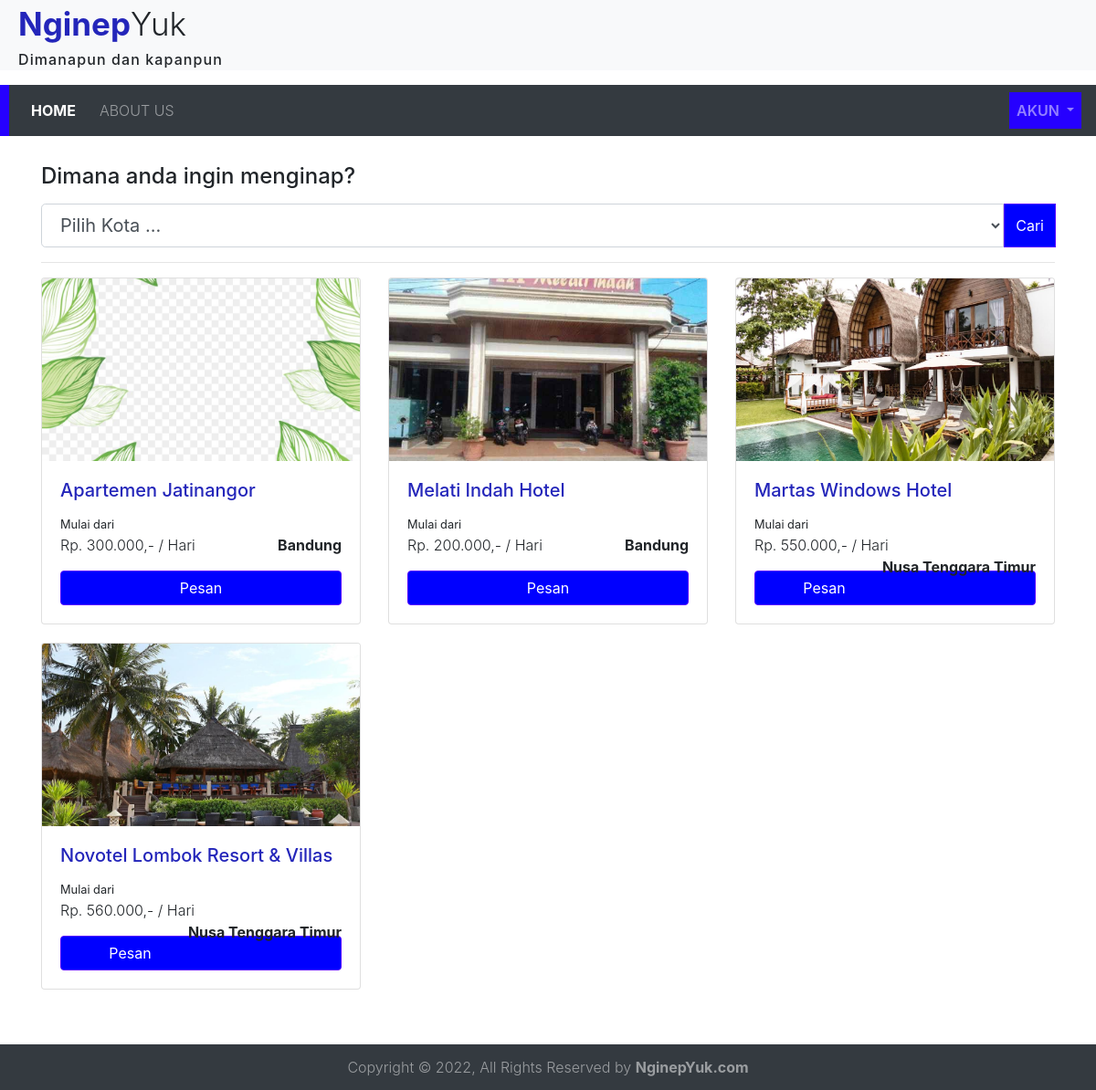
The page /index.php/order/apartements on the database its author committed.
### tables this page shows
CREATE TABLE `apartemen` (
  `id_apartemen` int(11) NOT NULL,
  `nama_apartemen` varchar(200) NOT NULL,
  `id_kota` int(11) NOT NULL,
  `harga` double NOT NULL,
  `harga_bulan` double NOT NULL,
  `harga_tahun` double NOT NULL,
  `foto` tinytext NOT NULL
);

CREATE TABLE `kota` (
  `id_kota` int(11) NOT NULL,
  `nama_kota` varchar(200) NOT NULL
);

### application/controllers/Order.php (called while the page is built, shortened)
<?php
class Order extends CI_Controller {
	public function apartements()
	{
		if(isset($_GET['id_kota'])){
			$data['list'] = $this->m_general->gDataJW('apartemen','kota','id_kota',array('apartemen.id_kota'=>$_GET['id_kota']))->result();
		}else{
			$data['list'] = $this->m_general->gDataJ('apartemen','kota','id_kota')->result();
		}
		$data['kota'] = $this->m_general->gDataA('kota')->result();
		$this->load->view('src/header',$data);
		$this->load->view('apartements',$data);
		$this->load->view('src/footer');
	}
}

### index.php (called while the page is built, shortened)
<?php
require_once BASEPATH.'core/CodeIgniter.php';

### application/models/M_general.php (called while the page is built, shortened)
<?php
class M_General extends CI_Model{
	public function gDataJ($table,$ref,$column){
		$this->db->join($ref,''.$ref.'.'.$column.'='.$table.'.'.$column.'');
		$query = $this->db->get($table);
        return $query;
	}
}

### application/helpers/tanggalindo_helper.php (called while the page is built, shortened)
<?php  if ( ! defined('BASEPATH')) exit('No direct script access allowed');
if( ! function_exists('rupiah')){
    function rupiah($angka)
    {
     $jadi="Rp. ".number_format($angka,0,',','.').",-";
     return $jadi;
 }
}

### application/views/apartements.php (the view, shortened to what this page needs)
<div class="container" style="margin-top: 30px;">
	<label for="validationDefaultUsername"><h4>Dimana anda ingin menginap?</h4></label>
	<form class="form-inline">
		<div class="input-group" style="width: 100%">
			<select name="id_kota" class="form-control form-control-lg">
				<option value="">Pilih Kota ...</option>
			</select>
			<div class="input-group-prepend">
				<button type="submit" class="btn btn-primary">Cari</button>
			</div>
		</form>
	</div>
	<hr>
	<div class="row">
		<?php
		$i=1;
		if(empty($list)){
			echo "<div class='col-md-12'><center><h2>Data tidak ditemukan</h2></center></div>";
		}else{
		foreach($list as $l){
			?>
			<div class="col-md-4" style="margin-bottom: 20px;">
				<div class="card">
					<div class="gambar">
						<img src="<?=base_url('assets/images/apartement')."/".$l->foto?>" class="card-img-top">
					</div>
					<div class="card-body">
						<h5 class="card-title text-purple"><?=$l->nama_apartemen?></h5>
						<p class="card-text"><small>Mulai dari</small><br><?=rupiah($l->harga)?> / Hari <span class="text-bold float-right"><?=$l->nama_kota?></span></p>
						<a href="<?=base_url('order/make/'.$l->id_apartemen)?>" class="btn btn-block btn-primary">Pesan</a>
					</div>
				</div>
			</div>
			<?php $i++; }
		} ?>
		</div>
	</div>

### application/views/src/header.php (shortened to what this page needs)
<?php
$id_user = $this->session->userdata('id_user');
$info = $this->m_general->info($id_user);
?>
<!doctype html>
<html lang="en">
<head>
  <link rel="stylesheet" href="<?=base_url('assets')?>/css/bootstrap.min.css">
  <link rel="stylesheet" href="<?=base_url('assets')?>/css/style.css">
</head>
<body>
  <div class="navbar-title">
   <span class="head1">Nginep</span><span class="head2">Yuk</span>
   <p>Dimanapun dan <span class="underline">kapanpun</span></p>
 </div>
 <nav class="navbar navbar-expand-lg navbar-dark bg-dark">
  <div class="collapse navbar-collapse" id="navbarNavDropdown">
    <ul class="navbar-nav">
      <li class="nav-item active">
        <a class="nav-link" href="<?=base_url()?>">Home <span class="sr-only">(current)</span></a>
      </li>
      <li class="nav-item">
        <a class="nav-link" href="<?=base_url('about_us')?>">About Us</a>
      </li>
    </ul>
    <ul class="navbar-nav ml-auto">
      <li class="nav-item dropdown">
        <a class="account nav-link dropdown-toggle" href="#" id="navbarDropdownMenuLink" role="button" data-toggle="dropdown" aria-haspopup="true" aria-expanded="false">
          <?php if(isset($id_user)){ echo $info->nama; }else{ echo "AKUN"; } ?>
        </a>
      </li>
    </ul>
  </div>
</nav>
<div style="min-height: 520px">

### application/views/src/footer.php (shortened to what this page needs)
 <footer class="footer">
 	<span>Copyright &copy; 2022, All Rights Reserved by <b>NginepYuk.com</b></span>
 </footer>
</body>
</html>

### assets/css/style.css (style rules this page uses)
html,body { font-weight: 300; }
.navbar { border-left: solid 10px #2600ff; }
.navbar-nav { flex-direction: row; }
.nav-link { padding-right: .5rem !important; padding-left: .5rem !important; }
.text-purple { color: #2426ba; }
.text-bold { font-weight: 700; }
.navbar-title { padding: 0px 20px; background: #F8F9FA; }
.navbar-title .head1 { font-size: 35px; color: #2426ba; font-weight: 700; }
.navbar-title .head2 { font-size: 35px; font-weight: 300; }
.navbar-title p { font-weight: 500; letter-spacing: 1.1px; }
.navbar-nav .nav-item.active { font-weight: 700; margin-right: 10px; }
.navbar-nav li a { text-transform: uppercase; }
.nav-item .account { background-color: #2600ff; font-weight: 600; color: #fff; }
.footer { margin-top: 40px; text-align: center; width: 100%; height: 50px; line-height: 50px; background-color: #343A40; }
.footer span { color: rgba(255,255,255,.5); }
.footer b { font-weight: 700; }
.btn-primary { background-color: #0000ff; border-color: #5500ff; }
.card .gambar { width: 100%; height: 200px; }
.card img { width: 100%; height: 100%; object-fit: cover; }

### rows shown on the page
apartemen: foto (picture), nama_apartemen "Apartemen Jatinangor", harga "Rp. 300.000,-", id_kota.nama_kota "Bandung"
apartemen: foto (picture), nama_apartemen "Melati Indah Hotel", harga "Rp. 200.000,-", id_kota.nama_kota "Bandung"
apartemen: foto (picture), nama_apartemen "Martas Windows Hotel", harga "Rp. 550.000,-", id_kota.nama_kota "Nusa Tenggara Timur"
apartemen: foto (picture), nama_apartemen "Novotel Lombok Resort & Villas", harga "Rp. 560.000,-", id_kota.nama_kota "Nusa Tenggara Timur"
